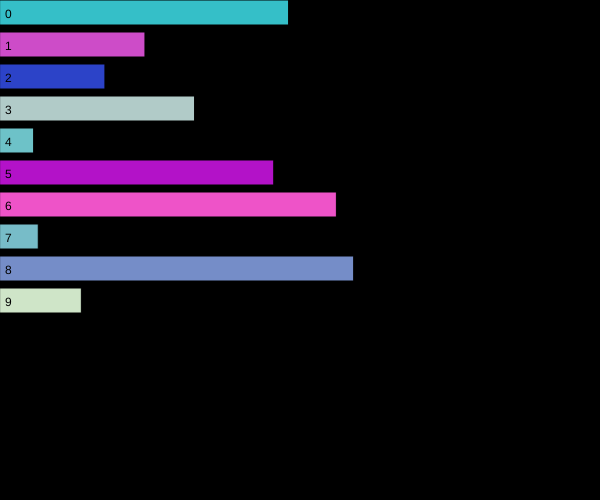
Frame 1 (no input)
Frame 60 (no input): identical to frame 1, image omitted
Frame 120 (the mouse pressed at the canvas centre since frame 60): identical to frame 1, image omitted

The p5.js sketch that drew this single still picture (run headless with seeded random() and noise() and a simulated clock; from frame 60 on, the mouse is pressed at the canvas centre):

// p5.js sketch
// ── sketch.js
var largos = [];
var colores = [];

function setup() {
  createCanvas(600, 500);
  for (let i=0; i<10; i++) {
    largos[i] = random(10, 400);
    colores[i] = color(random(255), random(255), 200);
  }
}

function draw() {
  background(0);
  for (let i=0; i<largos.length; i++) {
    fill(colores[i]);
    rect(0, i*32, largos[i], 25);
    fill(0);
    text(i, 5, 18+i*32);
  }
}
